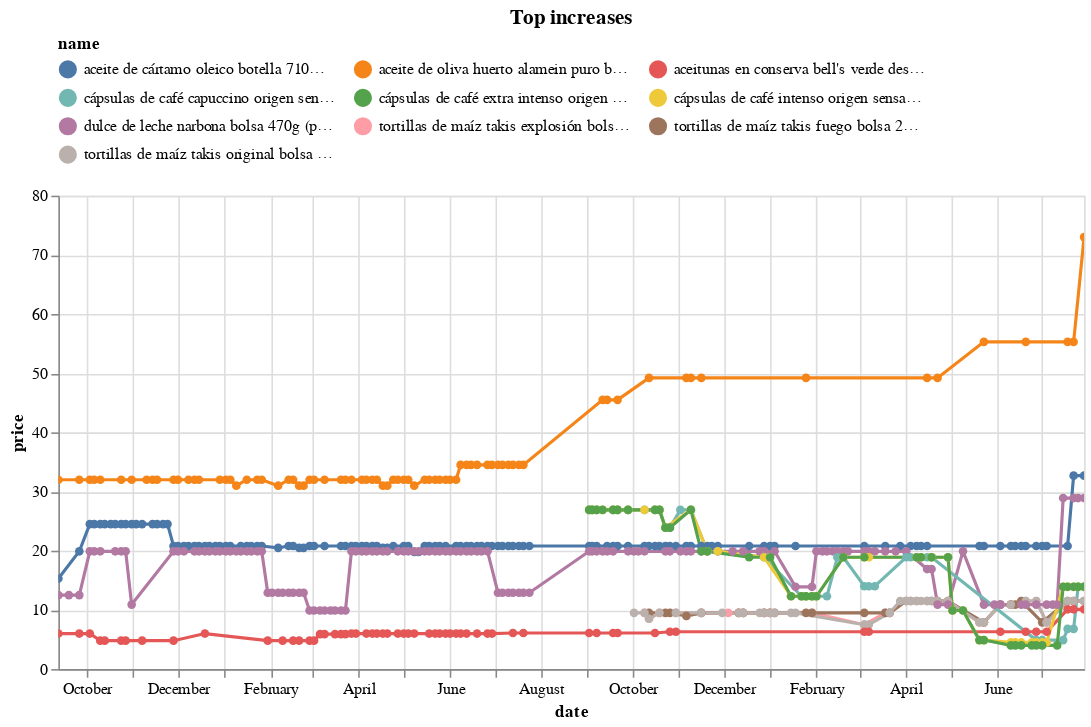

Notebook source saved alongside this figure:
### Code cell
(top_changes
 .sort_values('change')
 .tail(10)
 .pipe(plot_changes, 'Top increases')
)

### Figure 1 — Vega-Lite specification as saved in the notebook (floating-point values rounded to 4 significant figures; data arrays with more than 128 entries replaced by an {"elided": "..."} marker saying what was removed)
{"config": {"view": {"continuousWidth": 300, "continuousHeight": 300}, "legend": {"columns": 3, "orient": "top"}}, "data": {"name": "data-092d030592ffb1a852fa1de325056dc0"}, "mark": {"type": "line", "point": true}, "encoding": {"color": {"field": "name", "scale": {"domain": ["aceite de cártamo oleico botella 710ml (plaza_vea)", "aceite de oliva huerto alamein puro botella 1l (plaza_vea)", "aceitunas en conserva bell's verde deshuesada bolsa 250g (plaza_vea)", "cápsulas de café capuccino origen sensations caja 16un (plaza_vea)", "cápsulas de café extra intenso origen sensations caja 16un (plaza_vea)", "cápsulas de café intenso origen sensations caja 16un (plaza_vea)", "dulce de leche narbona bolsa 470g (plaza_vea)", "tortillas de maíz takis explosión bolsa 200g (plaza_vea)", "tortillas de maíz takis fuego bolsa 200g (plaza_vea)", "tortillas de maíz takis original bolsa 200g (plaza_vea)"]}, "type": "nominal"}, "tooltip": [{"field": "name", "type": "nominal"}, {"field": "price", "type": "quantitative"}, {"field": "last_price", "type": "quantitative"}], "x": {"field": "date", "type": "temporal"}, "y": {"field": "price", "type": "quantitative"}}, "params": [{"name": "param_5", "select": {"type": "point", "fields": ["name"]}, "bind": "legend"}, {"name": "param_6", "select": {"type": "interval", "encodings": ["x", "y"]}, "bind": "scales"}], "title": "Top increases", "transform": [{"filter": {"param": "param_5"}}], "width": 650, "$schema": "https://vega.github.io/schema/vega-lite/v5.17.0.json", "datasets": {"data-092d030592ffb1a852fa1de325056dc0": {"elided": "615 records"}}}
